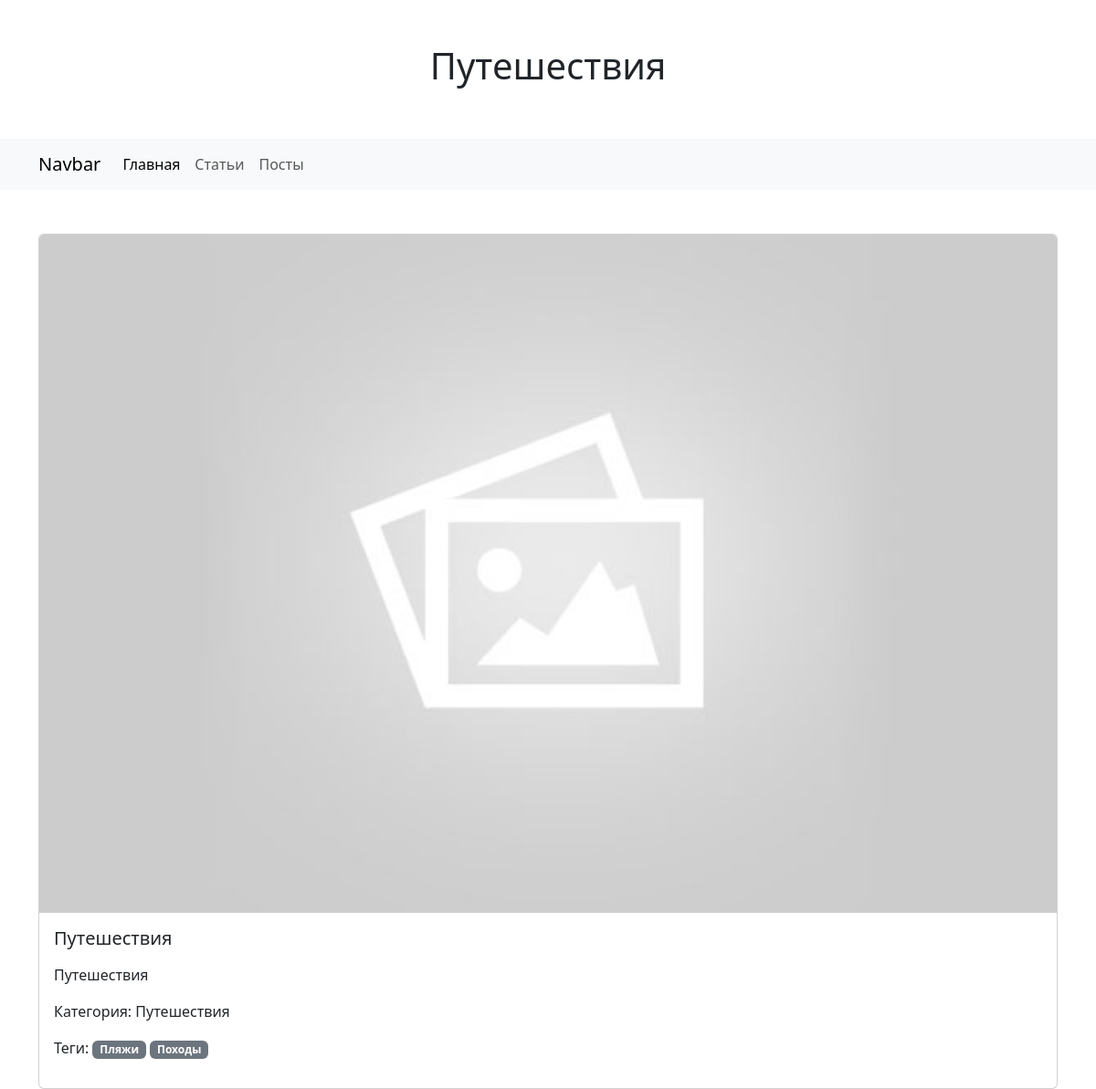
Page /articles/puteshestviia/ on the committed database.
### articles/models.py (models this page shows, shortened)
class Article(models.Model):
    id = models.AutoField(primary_key=True, verbose_name="ID")
    name = models.CharField(max_length=255, verbose_name="Название статьи")
    content = CKEditor5Field(verbose_name='Описание', config_name='extends')
    excerpt = models.TextField(verbose_name='Отрывок', blank=True)
    featured_image = models.ImageField(
        blank=True, default="default.jpg", upload_to="images/", verbose_name="Изображение"
    )
    slug = models.SlugField(unique=True, verbose_name="Слаг статьи")
    tags = models.ManyToManyField(Tag, verbose_name="Теги")
    category = models.ForeignKey(
        Category, on_delete=models.SET_NULL, null=True, verbose_name="Категория"
    )

class Category(models.Model):
    id = models.AutoField(primary_key=True, verbose_name="ID")
    name = models.CharField(max_length=255, verbose_name="Название категории")
    slug = models.SlugField(unique=True, verbose_name="Слаг категории")

class Tag(models.Model):
    id = models.AutoField(primary_key=True, verbose_name="ID")
    name = models.CharField(max_length=255, verbose_name="Название тега")
    slug = models.SlugField(unique=True, verbose_name="Слаг тега")

### articles/views.py (the view)
# urls.py: path('<slug:slug>/', views.article_detail, name='article.detail'),
def article_detail(request, slug):
    article = get_object_or_404(Article, slug=slug)
    return render(request, 'articles/detail.html', {'article': article})

### articles/templates/articles/detail.html (shortened to what this page needs)
{% extends "base.html" %}
{% block header %}{{ form.media }}{{ article.name }}{% endblock header %}
{% block content %}
<div class="card">
    <img src="{{ article.featured_image.url }}" class="card-img-top" alt="{{ article.name }}">
    <div class="card-body">
        <h5 class="card-title">{{ article.name }}</h5>
        <p class="card-text">{{ article.content|safe }}</p>
        <p>Категория: {{ article.category.name }}</p>
        <p>Теги:
            {% for tag in article.tags.all %}
            <span class="badge bg-secondary">{{ tag.name }}</span>
            {% endfor %}
        </p>
    </div>
</div>
{% endblock content %}

### rows in the picture
Article: name "Путешествия", featured_image (placeholder picture), content "Путешествия", category.name "Путешествия"
Tag: name "Пляжи"
Tag: name "Походы"
